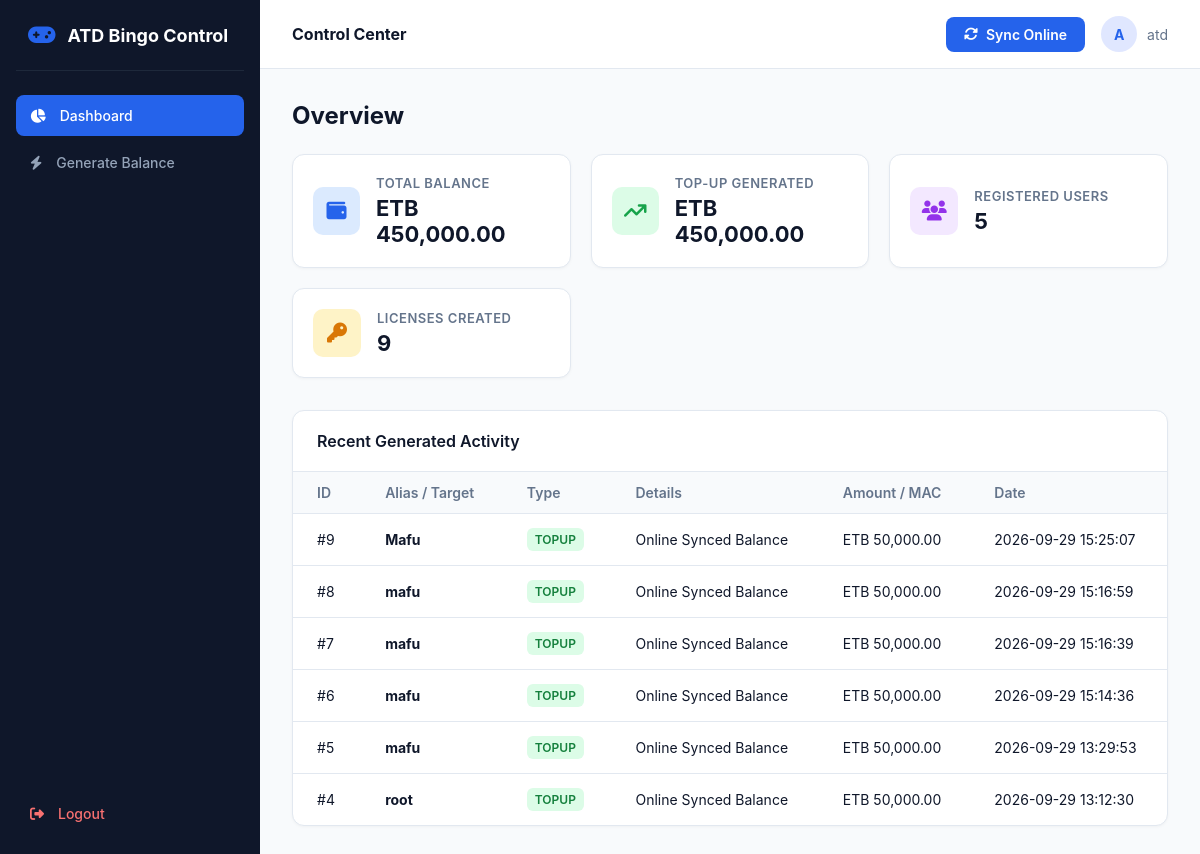
The app's page /dashboard.php (signed in) with its own data.
### tables this page shows
CREATE TABLE generated_licenses (
        id INTEGER PRIMARY KEY AUTOINCREMENT,
        username TEXT NOT NULL,
        alias_name TEXT,
        mode TEXT NOT NULL,
        action_details TEXT NOT NULL,
        mac_address TEXT,
        topup_amount REAL DEFAULT 0,
        created_at DATETIME DEFAULT CURRENT_TIMESTAMP
    );

### dashboard.php (the view, shortened to what this page needs)
<?php
$dbPath = __DIR__ . '/ATDbingo.sqlite';
try {
    $db = new PDO('sqlite:' . $dbPath);
    $db->setAttribute(PDO::ATTR_ERRMODE, PDO::ERRMODE_EXCEPTION);
    $db->exec("CREATE TABLE IF NOT EXISTS generated_licenses (
        id INTEGER PRIMARY KEY AUTOINCREMENT,
        username TEXT NOT NULL,
        alias_name TEXT,
        mode TEXT NOT NULL,
        action_details TEXT NOT NULL,
        mac_address TEXT,
        topup_amount REAL DEFAULT 0,
        created_at DATETIME DEFAULT CURRENT_TIMESTAMP
    )");
    $db->exec("CREATE TABLE IF NOT EXISTS users (
        id INTEGER PRIMARY KEY AUTOINCREMENT,
        username TEXT NOT NULL UNIQUE,
        password TEXT,
        name TEXT,
        balance REAL NOT NULL DEFAULT 0.00,
        last_updated DATETIME DEFAULT CURRENT_TIMESTAMP,
        created_at DATETIME DEFAULT CURRENT_TIMESTAMP
    )");
    try {
        $db->exec("ALTER TABLE users ADD COLUMN last_updated DATETIME DEFAULT CURRENT_TIMESTAMP");
    } catch (PDOException $ignored) {
    }
    $totalUsers = (int) $db->query("SELECT COUNT(*) FROM users")->fetchColumn();
    $totalBalance = (float) $db->query("SELECT SUM(balance) FROM users")->fetchColumn();
    $totalLicenses = (int) $db->query("SELECT COUNT(*) FROM generated_licenses")->fetchColumn();
    $totalTopup = (float) $db->query("SELECT SUM(topup_amount) FROM generated_licenses WHERE mode = 'topup'")->fetchColumn();
    $stmtRecent = $db->query("SELECT * FROM generated_licenses ORDER BY id DESC LIMIT 6");
    $recentRecords = $stmtRecent->fetchAll(PDO::FETCH_ASSOC);
} catch (PDOException $e) {
    die("Database Error: " . $e->getMessage());
}
?>
<!DOCTYPE html>
<html lang="en">
<head>
    <link rel="stylesheet" href="https://cdnjs.cloudflare.com/ajax/libs/font-awesome/6.4.0/css/all.min.css">
</head>
<body>
    <aside class="sidebar">
        <div class="brand">
            <i class="fa-solid fa-gamepad"></i>
            <span>ATD Bingo Control</span>
        </div>
        <nav class="nav-links">
            <a href="dashboard.php" class="nav-link active">
                <i class="fa-solid fa-chart-pie"></i>
                <span>Dashboard</span>
            </a>
            <a href="generate_balance.php" class="nav-link">
                <i class="fa-solid fa-bolt"></i>
                <span>Generate Balance</span>
            </a>
            <a href="logout.php" class="nav-link logout">
                <i class="fa-solid fa-right-from-bracket"></i>
                <span>Logout</span>
            </a>
        </nav>
    </aside>
    <div class="main-wrapper">
        <header class="topbar">
            <div><strong>Control Center</strong></div>
            <div class="topbar-actions">
                <button id="syncBtn" class="btn-sync" onclick="syncOnlineBalance()">
                    <i id="syncIcon" class="fa-solid fa-rotate"></i>
                    <span id="syncText">Sync Online</span>
                </button>
                <div class="user-tag">
                    <div class="user-avatar">
                        <?= strtoupper(substr($_SESSION['username'] ?? 'A', 0, 1)) ?>
                    </div>
                    <span><?= htmlspecialchars($_SESSION['username'] ?? 'Admin') ?></span>
                </div>
            </div>
        </header>
        <main class="content">
            <h2 class="page-title">Overview</h2>
            <div class="metrics-grid">
                <div class="metric-card">
                    <div class="metric-icon icon-blue">
                        <i class="fa-solid fa-wallet"></i>
                    </div>
                    <div class="metric-info">
                        <h4>Total Balance</h4>
                        <p id="displayBalance">ETB <?= number_format($totalBalance, 2) ?></p>
                    </div>
                </div>
                <div class="metric-card">
                    <div class="metric-icon icon-green">
                        <i class="fa-solid fa-arrow-trend-up"></i>
                    </div>
                    <div class="metric-info">
                        <h4>Top-Up Generated</h4>
                        <p>ETB <?= number_format($totalTopup, 2) ?></p>
                    </div>
                </div>
                <div class="metric-card">
                    <div class="metric-icon icon-purple">
                        <i class="fa-solid fa-users"></i>
                    </div>
                    <div class="metric-info">
                        <h4>Registered Users</h4>
                        <p><?= number_format($totalUsers) ?></p>
                    </div>
                </div>
                <div class="metric-card">
                    <div class="metric-icon icon-amber">
                        <i class="fa-solid fa-key"></i>
                    </div>
                    <div class="metric-info">
                        <h4>Licenses Created</h4>
                        <p><?= number_format($totalLicenses) ?></p>
                    </div>
                </div>
            </div>
            <div class="table-card">
                <div class="card-header">
                    <h3>Recent Generated Activity</h3>
                </div>
                <table>
                    <thead>
                        <tr>
                            <th>ID</th>
                            <th>Alias / Target</th>
                            <th>Type</th>
                            <th>Details</th>
                            <th>Amount / MAC</th>
                            <th>Date</th>
                        </tr>
                    </thead>
                    <tbody>
                        <?php if (empty($recentRecords)): ?>
                            <tr>
                                <td colspan="6" style="text-align: center; color: var(--text-light); padding: 24px;">
                                    No records available yet.
                                </td>
                            </tr>
                        <?php else: ?>
                            <?php foreach ($recentRecords as $row): ?>
                                <tr>
                                    <td>#<?= htmlspecialchars($row['id']) ?></td>
                                    <td><strong><?= htmlspecialchars($row['alias_name'] ?? '-') ?></strong></td>
                                    <td>
                                        <span class="badge badge-<?= strtolower($row['mode']) ?>">
                                            <?= htmlspecialchars($row['mode']) ?>
                                        </span>
                                    </td>
                                    <td><?= htmlspecialchars($row['action_details']) ?></td>
                                    <td>
                                        <?= $row['mode'] === 'topup'
                                            ? 'ETB ' . number_format((float)($row['topup_amount'] ?? 0), 2)
                                            : htmlspecialchars($row['mac_address'] ?? '-');
                                        ?>
                                    </td>
                                    <td><?= htmlspecialchars($row['created_at']) ?></td>
                                </tr>
                            <?php endforeach; ?>
                        <?php endif; ?>
                    </tbody>
                </table>
            </div>
        </main>
    </div>
</body>
</html>

### dashboard.php (style rules this page uses)
:root { --primary: #2563eb; --primary-hover: #1d4ed8; --sidebar-bg: #0f172a; --sidebar-text: #94a3b8; --sidebar-hover: #1e293b; --bg-main: #f8fafc; --card-bg: #ffffff; --text-dark: #0f172a; --text-light: #64748b; --border-color: #e2e8f0; --success: #10b981; --warning: #f59e0b; }
* { box-sizing: border-box; margin: 0; padding: 0; font-family: -apple-system, BlinkMacSystemFont, "Segoe UI", Roboto, sans-serif; }
body { display: flex; min-height: 100vh; background-color: var(--bg-main); color: var(--text-dark); }
.sidebar { width: 260px; background-color: var(--sidebar-bg); color: var(--sidebar-text); display: flex; flex-direction: column; padding: 24px 16px; flex-shrink: 0; }
.brand { display: flex; align-items: center; gap: 12px; padding: 0 12px 24px; border-bottom: 1px solid #1e293b; color: #ffffff; font-size: 18px; font-weight: 700; }
.brand i { color: var(--primary); font-size: 22px; }
.nav-links { display: flex; flex-direction: column; gap: 6px; margin-top: 24px; flex: 1; }
.nav-link { display: flex; align-items: center; gap: 14px; padding: 12px 14px; border-radius: 8px; text-decoration: none; color: var(--sidebar-text); font-size: 14px; font-weight: 500; transition: all 0.2s ease; }
.nav-link:hover, .nav-link.active { background-color: var(--sidebar-hover); color: #ffffff; }
.nav-link.active { background-color: var(--primary); color: #ffffff; }
.nav-link.logout { color: #f87171; margin-top: auto; }
.main-wrapper { flex: 1; display: flex; flex-direction: column; min-width: 0; overflow-y: auto; }
.topbar { background: #ffffff; border-bottom: 1px solid var(--border-color); padding: 16px 32px; display: flex; justify-content: space-between; align-items: center; }
.topbar-actions { display: flex; align-items: center; gap: 16px; }
.btn-sync { background-color: var(--primary); color: #ffffff; border: none; padding: 9px 18px; border-radius: 8px; font-size: 14px; font-weight: 600; cursor: pointer; display: flex; align-items: center; gap: 8px; transition: background 0.2s ease; }
.user-tag { display: flex; align-items: center; gap: 10px; font-size: 14px; color: var(--text-light); }
.user-avatar { width: 36px; height: 36px; border-radius: 50%; background: #e0e7ff; color: var(--primary); display: flex; align-items: center; justify-content: center; font-weight: 700; }
.content { padding: 32px; }
.page-title { font-size: 24px; font-weight: 700; color: var(--text-dark); margin-bottom: 24px; }
.metrics-grid { display: grid; grid-template-columns: repeat(auto-fit, minmax(220px, 1fr)); gap: 20px; margin-bottom: 32px; }
.metric-card { background: var(--card-bg); border: 1px solid var(--border-color); border-radius: 12px; padding: 20px; display: flex; align-items: center; gap: 16px; box-shadow: 0 1px 3px rgba(0, 0, 0, 0.04); }
.metric-icon { width: 48px; height: 48px; border-radius: 10px; display: flex; align-items: center; justify-content: center; font-size: 20px; }
.icon-blue { background: #dbeafe; color: #2563eb; }
.icon-green { background: #dcfce7; color: #16a34a; }
.icon-amber { background: #fef3c7; color: #d97706; }
.icon-purple { background: #f3e8ff; color: #9333ea; }
.metric-info h4 { font-size: 13px; font-weight: 600; color: var(--text-light); text-transform: uppercase; letter-spacing: 0.5px; }
.metric-info p { font-size: 22px; font-weight: 700; margin-top: 4px; color: var(--text-dark); }
.table-card { background: var(--card-bg); border: 1px solid var(--border-color); border-radius: 12px; box-shadow: 0 1px 3px rgba(0, 0, 0, 0.04); overflow: hidden; }
.card-header { padding: 20px 24px; border-bottom: 1px solid var(--border-color); display: flex; justify-content: space-between; align-items: center; }
.card-header h3 { font-size: 16px; font-weight: 600; }
table { width: 100%; border-collapse: collapse; font-size: 14px; }
thead th { background: #f8fafc; color: var(--text-light); font-weight: 600; text-align: left; padding: 12px 24px; border-bottom: 1px solid var(--border-color); }
tbody td { padding: 14px 24px; border-bottom: 1px solid var(--border-color); color: var(--text-dark); }
tbody tr:last-child td { border-bottom: none; }
.badge { display: inline-block; padding: 4px 8px; border-radius: 6px; font-size: 12px; font-weight: 600; text-transform: uppercase; }
.badge-topup { background: #dcfce7; color: #15803d; }

### records on screen
generated_licenses: id "9", alias_name "Mafu", mode "TOPUP", action_details "Online Synced Balance", topup_amount "50,000.00", created_at "2026-09-29 15:25:07"
generated_licenses: id "8", alias_name "mafu", mode "TOPUP", action_details "Online Synced Balance", topup_amount "50,000.00", created_at "2026-09-29 15:16:59"
generated_licenses: id "7", alias_name "mafu", mode "TOPUP", action_details "Online Synced Balance", topup_amount "50,000.00", created_at "2026-09-29 15:16:39"
generated_licenses: id "6", alias_name "mafu", mode "TOPUP", action_details "Online Synced Balance", topup_amount "50,000.00", created_at "2026-09-29 15:14:36"
generated_licenses: id "5", alias_name "mafu", mode "TOPUP", action_details "Online Synced Balance", topup_amount "50,000.00", created_at "2026-09-29 13:29:53"
generated_licenses: id "4", alias_name "root", mode "TOPUP", action_details "Online Synced Balance", topup_amount "50,000.00", created_at "2026-09-29 13:12:30"

### other values on screen
substr($_SESSION['username'] ?? 'A', 0, 1) "A"
$_SESSION['username'] "atd"
$totalBalance "450,000.00"
$totalTopup "450,000.00"
$totalUsers "5"
$totalLicenses "9"
